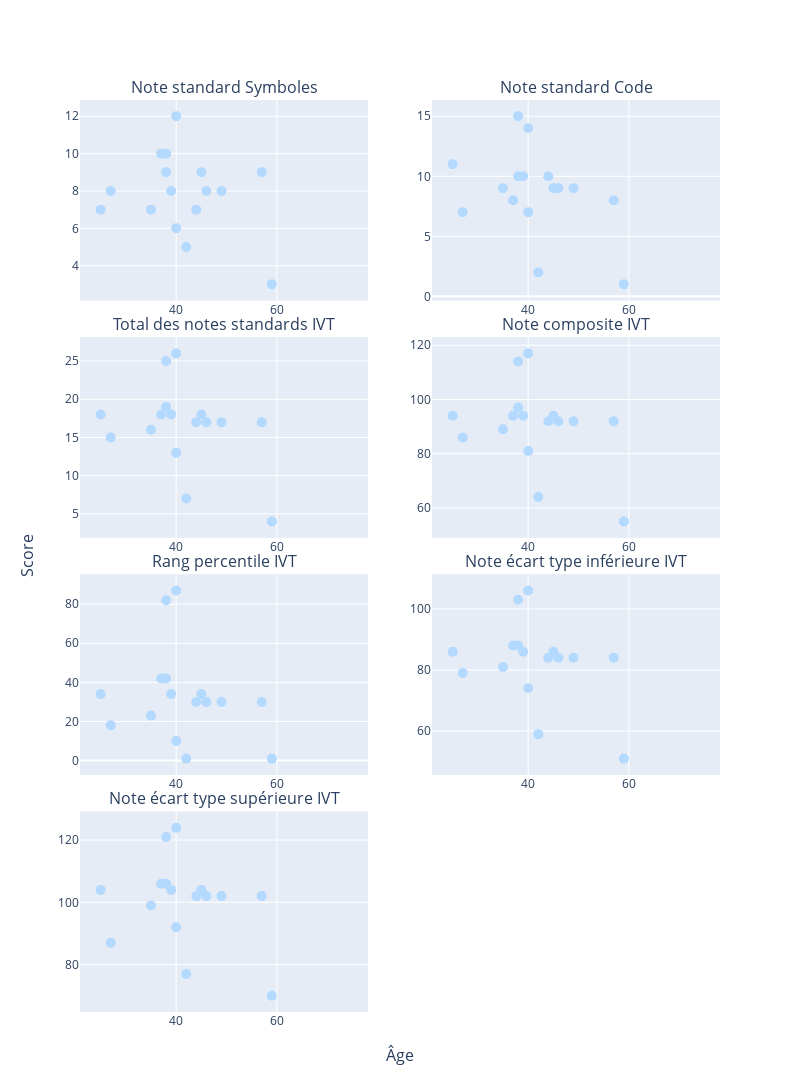

Notebook cell for this chart:
### Code cell
fig_wais_sub.add_trace(go.Scatter(x= df_wais_sub['age'], y=df_wais_sub[subplot_titles[4]], mode="markers+text",
            marker={'size': 10, "color": df_wais_sub['Type_color'] },
            hovertext= df_wais_sub['ID_SECONDAIRE'] +", "+ df_wais_sub['Type']),
            row=1, col=1)

fig_wais_sub.add_trace(go.Scatter(x= df_wais_sub['age'], y=df_wais_sub[subplot_titles[5]], mode="markers+text",
            marker={'size': 10, "color": df_wais_sub['Type_color'] },
            hovertext= df_wais_sub['ID_SECONDAIRE'] +", "+ df_wais_sub['Type']),
              row=1, col=2)

fig_wais_sub.add_trace(go.Scatter(x= df_wais_sub['age'], y=df_wais_sub[subplot_titles[6]], mode="markers+text",
            marker={'size': 10, "color": df_wais_sub['Type_color'] },
            hovertext= df_wais_sub['ID_SECONDAIRE'] +", "+ df_wais_sub['Type']),
              row=2, col=1)

fig_wais_sub.add_trace(go.Scatter(x= df_wais_sub['age'], y=df_wais_sub[subplot_titles[7]], mode="markers+text",
            marker={'size': 10, "color": df_wais_sub['Type_color'] },
            hovertext= df_wais_sub['ID_SECONDAIRE'] +", "+ df_wais_sub['Type']),
            row=2, col=2)

fig_wais_sub.add_trace(go.Scatter(x= df_wais_sub['age'], y=df_wais_sub[subplot_titles[8]], mode="markers+text",
            marker={'size': 10, "color": df_wais_sub['Type_color'] },
            hovertext= df_wais_sub['ID_SECONDAIRE'] +", "+ df_wais_sub['Type']),
            row=3, col=1)
                                                             
fig_wais_sub.add_trace(go.Scatter(x= df_wais_sub['age'], y=df_wais_sub[subplot_titles[9]], mode="markers+text",
            marker={'size': 10, "color": df_wais_sub['Type_color'] },
            hovertext= df_wais_sub['ID_SECONDAIRE'] +", "+ df_wais_sub['Type']),
            row=3, col=2)
    
fig_wais_sub.add_trace(go.Scatter(x= df_wais_sub['age'], y=df_wais_sub[subplot_titles[10]], mode="markers+text",
            marker={'size': 10, "color": df_wais_sub['Type_color'] },
            hovertext= df_wais_sub['ID_SECONDAIRE'] +", "+ df_wais_sub['Type']),
            row=4, col=1)
    
fig_wais_sub.update_layout(height=1500, width=800,
                   showlegend=False
            )

### Figure 1 — Plotly figure (JSON) as saved in the notebook; plotly's stock layout.template omitted (floating-point values rounded to 4 significant figures)
{"data": [{"hovertext": ["EA 6F FF DE 42, Type 2", "90 01 09 71 F0, Type 2", "31 19 64 3D 10, Type 2", "D7 FC 44 05 CA, Type 2", "64 0B 1B 0A 45, Type 2", "8A 77 B8 09 AD, Type 2", "02 88 A7 94 50, Type 2", "51 B7 6E C2 FD, Type 2", "A4 03 5A F0 57, Type 2", "90 A6 58 8A AD, Type 2", "F5 E4 FD A4 9F, Type 2", "76 8F 56 DE 15, Type 2", "3D F6 5A B4 9D, Type 2", "A6 FD C4 C0 69, Type 2", "4F 9C 21 D3 31, Type 2", "94 EB 19 B7 18, Type 2", "0F 30 93 5E 0E, Type 2", "A2 C1 35 C2 8C, Type 2", "19 01 73 04 E2, Type 2", "CA A2 77 FC 22, Type 2", "96 DD DC FE E3, Type 2", "21 36 06 E2 38, Type 2", "B7 CA E8 BC 99, Type 2", "EF 4A CF 20 AF, Type 2"], "marker": {"color": ["#B3D9FF", "#B3D9FF", "#B3D9FF", "#B3D9FF", "#B3D9FF", "#B3D9FF", "#B3D9FF", "#B3D9FF", "#B3D9FF", "#B3D9FF", "#B3D9FF", "#B3D9FF", "#B3D9FF", "#B3D9FF", "#B3D9FF", "#B3D9FF", "#B3D9FF", "#B3D9FF", "#B3D9FF", "#B3D9FF", "#B3D9FF", "#B3D9FF", "#B3D9FF", "#B3D9FF"], "size": 10}, "mode": "markers+text", "type": "scatter", "x": [25, 27, 35, 37, 38, 38, 39, 40, 40, 42, 44, 45, 46, 49, 53, 57, 59, 59, 59, 60, 64, 68, 73, 74], "xaxis": "x", "y": [7, 8, 7, 10, 10, 9, 8, 12, 6, 5, 7, 9, 8, 8, null, 9, null, null, 3, null, null, null, null, null], "yaxis": "y"}, {"hovertext": ["EA 6F FF DE 42, Type 2", "90 01 09 71 F0, Type 2", "31 19 64 3D 10, Type 2", "D7 FC 44 05 CA, Type 2", "64 0B 1B 0A 45, Type 2", "8A 77 B8 09 AD, Type 2", "02 88 A7 94 50, Type 2", "51 B7 6E C2 FD, Type 2", "A4 03 5A F0 57, Type 2", "90 A6 58 8A AD, Type 2", "F5 E4 FD A4 9F, Type 2", "76 8F 56 DE 15, Type 2", "3D F6 5A B4 9D, Type 2", "A6 FD C4 C0 69, Type 2", "4F 9C 21 D3 31, Type 2", "94 EB 19 B7 18, Type 2", "0F 30 93 5E 0E, Type 2", "A2 C1 35 C2 8C, Type 2", "19 01 73 04 E2, Type 2", "CA A2 77 FC 22, Type 2", "96 DD DC FE E3, Type 2", "21 36 06 E2 38, Type 2", "B7 CA E8 BC 99, Type 2", "EF 4A CF 20 AF, Type 2"], "marker": {"color": ["#B3D9FF", "#B3D9FF", "#B3D9FF", "#B3D9FF", "#B3D9FF", "#B3D9FF", "#B3D9FF", "#B3D9FF", "#B3D9FF", "#B3D9FF", "#B3D9FF", "#B3D9FF", "#B3D9FF", "#B3D9FF", "#B3D9FF", "#B3D9FF", "#B3D9FF", "#B3D9FF", "#B3D9FF", "#B3D9FF", "#B3D9FF", "#B3D9FF", "#B3D9FF", "#B3D9FF"], "size": 10}, "mode": "markers+text", "type": "scatter", "x": [25, 27, 35, 37, 38, 38, 39, 40, 40, 42, 44, 45, 46, 49, 53, 57, 59, 59, 59, 60, 64, 68, 73, 74], "xaxis": "x2", "y": [11, 7, 9, 8, 15, 10, 10, 14, 7, 2, 10, 9, 9, 9, null, 8, null, null, 1, null, null, null, null, null], "yaxis": "y2"}, {"hovertext": ["EA 6F FF DE 42, Type 2", "90 01 09 71 F0, Type 2", "31 19 64 3D 10, Type 2", "D7 FC 44 05 CA, Type 2", "64 0B 1B 0A 45, Type 2", "8A 77 B8 09 AD, Type 2", "02 88 A7 94 50, Type 2", "51 B7 6E C2 FD, Type 2", "A4 03 5A F0 57, Type 2", "90 A6 58 8A AD, Type 2", "F5 E4 FD A4 9F, Type 2", "76 8F 56 DE 15, Type 2", "3D F6 5A B4 9D, Type 2", "A6 FD C4 C0 69, Type 2", "4F 9C 21 D3 31, Type 2", "94 EB 19 B7 18, Type 2", "0F 30 93 5E 0E, Type 2", "A2 C1 35 C2 8C, Type 2", "19 01 73 04 E2, Type 2", "CA A2 77 FC 22, Type 2", "96 DD DC FE E3, Type 2", "21 36 06 E2 38, Type 2", "B7 CA E8 BC 99, Type 2", "EF 4A CF 20 AF, Type 2"], "marker": {"color": ["#B3D9FF", "#B3D9FF", "#B3D9FF", "#B3D9FF", "#B3D9FF", "#B3D9FF", "#B3D9FF", "#B3D9FF", "#B3D9FF", "#B3D9FF", "#B3D9FF", "#B3D9FF", "#B3D9FF", "#B3D9FF", "#B3D9FF", "#B3D9FF", "#B3D9FF", "#B3D9FF", "#B3D9FF", "#B3D9FF", "#B3D9FF", "#B3D9FF", "#B3D9FF", "#B3D9FF"], "size": 10}, "mode": "markers+text", "type": "scatter", "x": [25, 27, 35, 37, 38, 38, 39, 40, 40, 42, 44, 45, 46, 49, 53, 57, 59, 59, 59, 60, 64, 68, 73, 74], "xaxis": "x3", "y": [18, 15, 16, 18, 25, 19, 18, 26, 13, 7, 17, 18, 17, 17, null, 17, null, null, 4, null, null, null, null, null], "yaxis": "y3"}, {"hovertext": ["EA 6F FF DE 42, Type 2", "90 01 09 71 F0, Type 2", "31 19 64 3D 10, Type 2", "D7 FC 44 05 CA, Type 2", "64 0B 1B 0A 45, Type 2", "8A 77 B8 09 AD, Type 2", "02 88 A7 94 50, Type 2", "51 B7 6E C2 FD, Type 2", "A4 03 5A F0 57, Type 2", "90 A6 58 8A AD, Type 2", "F5 E4 FD A4 9F, Type 2", "76 8F 56 DE 15, Type 2", "3D F6 5A B4 9D, Type 2", "A6 FD C4 C0 69, Type 2", "4F 9C 21 D3 31, Type 2", "94 EB 19 B7 18, Type 2", "0F 30 93 5E 0E, Type 2", "A2 C1 35 C2 8C, Type 2", "19 01 73 04 E2, Type 2", "CA A2 77 FC 22, Type 2", "96 DD DC FE E3, Type 2", "21 36 06 E2 38, Type 2", "B7 CA E8 BC 99, Type 2", "EF 4A CF 20 AF, Type 2"], "marker": {"color": ["#B3D9FF", "#B3D9FF", "#B3D9FF", "#B3D9FF", "#B3D9FF", "#B3D9FF", "#B3D9FF", "#B3D9FF", "#B3D9FF", "#B3D9FF", "#B3D9FF", "#B3D9FF", "#B3D9FF", "#B3D9FF", "#B3D9FF", "#B3D9FF", "#B3D9FF", "#B3D9FF", "#B3D9FF", "#B3D9FF", "#B3D9FF", "#B3D9FF", "#B3D9FF", "#B3D9FF"], "size": 10}, "mode": "markers+text", "type": "scatter", "x": [25, 27, 35, 37, 38, 38, 39, 40, 40, 42, 44, 45, 46, 49, 53, 57, 59, 59, 59, 60, 64, 68, 73, 74], "xaxis": "x4", "y": [94, 86, 89, 94, 114, 97, 94, 117, 81, 64, 92, 94, 92, 92, null, 92, null, null, 55, null, null, null, null, null], "yaxis": "y4"}, {"hovertext": ["EA 6F FF DE 42, Type 2", "90 01 09 71 F0, Type 2", "31 19 64 3D 10, Type 2", "D7 FC 44 05 CA, Type 2", "64 0B 1B 0A 45, Type 2", "8A 77 B8 09 AD, Type 2", "02 88 A7 94 50, Type 2", "51 B7 6E C2 FD, Type 2", "A4 03 5A F0 57, Type 2", "90 A6 58 8A AD, Type 2", "F5 E4 FD A4 9F, Type 2", "76 8F 56 DE 15, Type 2", "3D F6 5A B4 9D, Type 2", "A6 FD C4 C0 69, Type 2", "4F 9C 21 D3 31, Type 2", "94 EB 19 B7 18, Type 2", "0F 30 93 5E 0E, Type 2", "A2 C1 35 C2 8C, Type 2", "19 01 73 04 E2, Type 2", "CA A2 77 FC 22, Type 2", "96 DD DC FE E3, Type 2", "21 36 06 E2 38, Type 2", "B7 CA E8 BC 99, Type 2", "EF 4A CF 20 AF, Type 2"], "marker": {"color": ["#B3D9FF", "#B3D9FF", "#B3D9FF", "#B3D9FF", "#B3D9FF", "#B3D9FF", "#B3D9FF", "#B3D9FF", "#B3D9FF", "#B3D9FF", "#B3D9FF", "#B3D9FF", "#B3D9FF", "#B3D9FF", "#B3D9FF", "#B3D9FF", "#B3D9FF", "#B3D9FF", "#B3D9FF", "#B3D9FF", "#B3D9FF", "#B3D9FF", "#B3D9FF", "#B3D9FF"], "size": 10}, "mode": "markers+text", "type": "scatter", "x": [25, 27, 35, 37, 38, 38, 39, 40, 40, 42, 44, 45, 46, 49, 53, 57, 59, 59, 59, 60, 64, 68, 73, 74], "xaxis": "x5", "y": [34, 18, 23, 42, 82, 42, 34, 87, 10, 1, 30, 34, 30, 30, null, 30, null, null, 1, null, null, null, null, null], "yaxis": "y5"}, {"hovertext": ["EA 6F FF DE 42, Type 2", "90 01 09 71 F0, Type 2", "31 19 64 3D 10, Type 2", "D7 FC 44 05 CA, Type 2", "64 0B 1B 0A 45, Type 2", "8A 77 B8 09 AD, Type 2", "02 88 A7 94 50, Type 2", "51 B7 6E C2 FD, Type 2", "A4 03 5A F0 57, Type 2", "90 A6 58 8A AD, Type 2", "F5 E4 FD A4 9F, Type 2", "76 8F 56 DE 15, Type 2", "3D F6 5A B4 9D, Type 2", "A6 FD C4 C0 69, Type 2", "4F 9C 21 D3 31, Type 2", "94 EB 19 B7 18, Type 2", "0F 30 93 5E 0E, Type 2", "A2 C1 35 C2 8C, Type 2", "19 01 73 04 E2, Type 2", "CA A2 77 FC 22, Type 2", "96 DD DC FE E3, Type 2", "21 36 06 E2 38, Type 2", "B7 CA E8 BC 99, Type 2", "EF 4A CF 20 AF, Type 2"], "marker": {"color": ["#B3D9FF", "#B3D9FF", "#B3D9FF", "#B3D9FF", "#B3D9FF", "#B3D9FF", "#B3D9FF", "#B3D9FF", "#B3D9FF", "#B3D9FF", "#B3D9FF", "#B3D9FF", "#B3D9FF", "#B3D9FF", "#B3D9FF", "#B3D9FF", "#B3D9FF", "#B3D9FF", "#B3D9FF", "#B3D9FF", "#B3D9FF", "#B3D9FF", "#B3D9FF", "#B3D9FF"], "size": 10}, "mode": "markers+text", "type": "scatter", "x": [25, 27, 35, 37, 38, 38, 39, 40, 40, 42, 44, 45, 46, 49, 53, 57, 59, 59, 59, 60, 64, 68, 73, 74], "xaxis": "x6", "y": [86, 79, 81, 88, 103, 88, 86, 106, 74, 59, 84, 86, 84, 84, null, 84, null, null, 51, null, null, null, null, null], "yaxis": "y6"}, {"hovertext": ["EA 6F FF DE 42, Type 2", "90 01 09 71 F0, Type 2", "31 19 64 3D 10, Type 2", "D7 FC 44 05 CA, Type 2", "64 0B 1B 0A 45, Type 2", "8A 77 B8 09 AD, Type 2", "02 88 A7 94 50, Type 2", "51 B7 6E C2 FD, Type 2", "A4 03 5A F0 57, Type 2", "90 A6 58 8A AD, Type 2", "F5 E4 FD A4 9F, Type 2", "76 8F 56 DE 15, Type 2", "3D F6 5A B4 9D, Type 2", "A6 FD C4 C0 69, Type 2", "4F 9C 21 D3 31, Type 2", "94 EB 19 B7 18, Type 2", "0F 30 93 5E 0E, Type 2", "A2 C1 35 C2 8C, Type 2", "19 01 73 04 E2, Type 2", "CA A2 77 FC 22, Type 2", "96 DD DC FE E3, Type 2", "21 36 06 E2 38, Type 2", "B7 CA E8 BC 99, Type 2", "EF 4A CF 20 AF, Type 2"], "marker": {"color": ["#B3D9FF", "#B3D9FF", "#B3D9FF", "#B3D9FF", "#B3D9FF", "#B3D9FF", "#B3D9FF", "#B3D9FF", "#B3D9FF", "#B3D9FF", "#B3D9FF", "#B3D9FF", "#B3D9FF", "#B3D9FF", "#B3D9FF", "#B3D9FF", "#B3D9FF", "#B3D9FF", "#B3D9FF", "#B3D9FF", "#B3D9FF", "#B3D9FF", "#B3D9FF", "#B3D9FF"], "size": 10}, "mode": "markers+text", "type": "scatter", "x": [25, 27, 35, 37, 38, 38, 39, 40, 40, 42, 44, 45, 46, 49, 53, 57, 59, 59, 59, 60, 64, 68, 73, 74], "xaxis": "x7", "y": [104, 87, 99, 106, 121, 106, 104, 124, 92, 77, 102, 104, 102, 102, null, 102, null, null, 70, null, null, null, null, null], "yaxis": "y7"}], "layout": {"annotations": [{"font": {"size": 16}, "showarrow": false, "text": "Note standard Symboles", "x": 0.225, "xanchor": "center", "xref": "paper", "y": 1, "yanchor": "bottom", "yref": "paper"}, {"font": {"size": 16}, "showarrow": false, "text": "Note standard Code", "x": 0.775, "xanchor": "center", "xref": "paper", "y": 1, "yanchor": "bottom", "yref": "paper"}, {"font": {"size": 16}, "showarrow": false, "text": "Total des notes standards IVT", "x": 0.225, "xanchor": "center", "xref": "paper", "y": 0.74, "yanchor": "bottom", "yref": "paper"}, {"font": {"size": 16}, "showarrow": false, "text": "Note composite IVT", "x": 0.775, "xanchor": "center", "xref": "paper", "y": 0.74, "yanchor": "bottom", "yref": "paper"}, {"font": {"size": 16}, "showarrow": false, "text": "Rang percentile IVT", "x": 0.225, "xanchor": "center", "xref": "paper", "y": 0.48, "yanchor": "bottom", "yref": "paper"}, {"font": {"size": 16}, "showarrow": false, "text": "Note écart type inférieure IVT", "x": 0.775, "xanchor": "center", "xref": "paper", "y": 0.48, "yanchor": "bottom", "yref": "paper"}, {"font": {"size": 16}, "showarrow": false, "text": "Note écart type supérieure IVT", "x": 0.225, "xanchor": "center", "xref": "paper", "y": 0.22, "yanchor": "bottom", "yref": "paper"}, {"font": {"size": 16}, "showarrow": false, "text": "Âge", "x": 0.5, "xanchor": "center", "xref": "paper", "y": 0, "yanchor": "top", "yref": "paper", "yshift": -30}, {"font": {"size": 16}, "showarrow": false, "text": "Score", "textangle": -90, "x": 0, "xanchor": "right", "xref": "paper", "xshift": -40, "y": 0.5, "yanchor": "middle", "yref": "paper"}], "height": 1500, "showlegend": false, "width": 800, "xaxis": {"anchor": "y", "domain": [0, 0.45]}, "xaxis2": {"anchor": "y2", "domain": [0.55, 1]}, "xaxis3": {"anchor": "y3", "domain": [0, 0.45]}, "xaxis4": {"anchor": "y4", "domain": [0.55, 1]}, "xaxis5": {"anchor": "y5", "domain": [0, 0.45]}, "xaxis6": {"anchor": "y6", "domain": [0.55, 1]}, "xaxis7": {"anchor": "y7", "domain": [0, 0.45]}, "xaxis8": {"anchor": "y8", "domain": [0.55, 1]}, "yaxis": {"anchor": "x", "domain": [0.78, 1]}, "yaxis2": {"anchor": "x2", "domain": [0.78, 1]}, "yaxis3": {"anchor": "x3", "domain": [0.52, 0.74]}, "yaxis4": {"anchor": "x4", "domain": [0.52, 0.74]}, "yaxis5": {"anchor": "x5", "domain": [0.26, 0.48]}, "yaxis6": {"anchor": "x6", "domain": [0.26, 0.48]}, "yaxis7": {"anchor": "x7", "domain": [0, 0.22]}, "yaxis8": {"anchor": "x8", "domain": [0, 0.22]}}}
